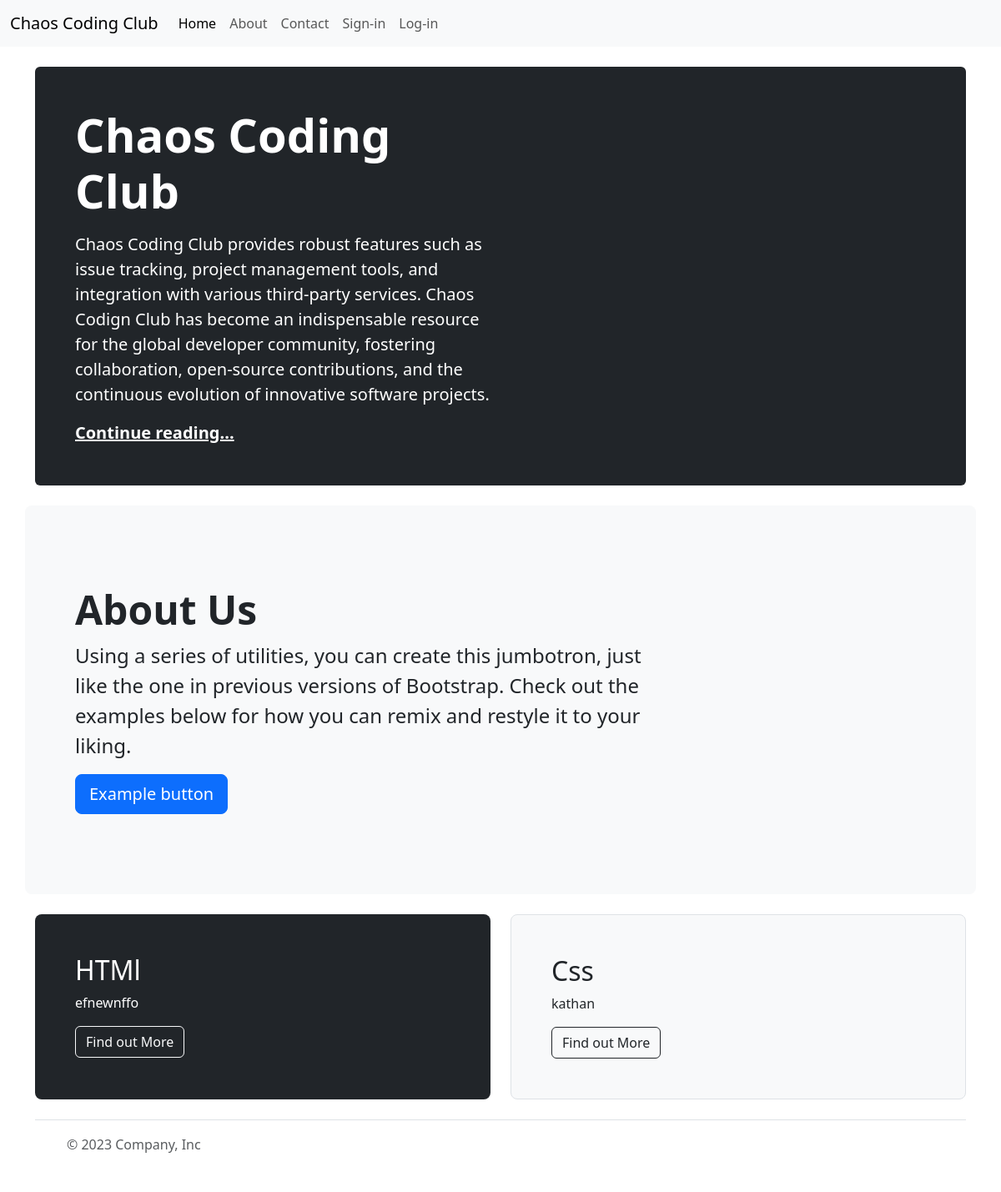
Before: / with the older database file.
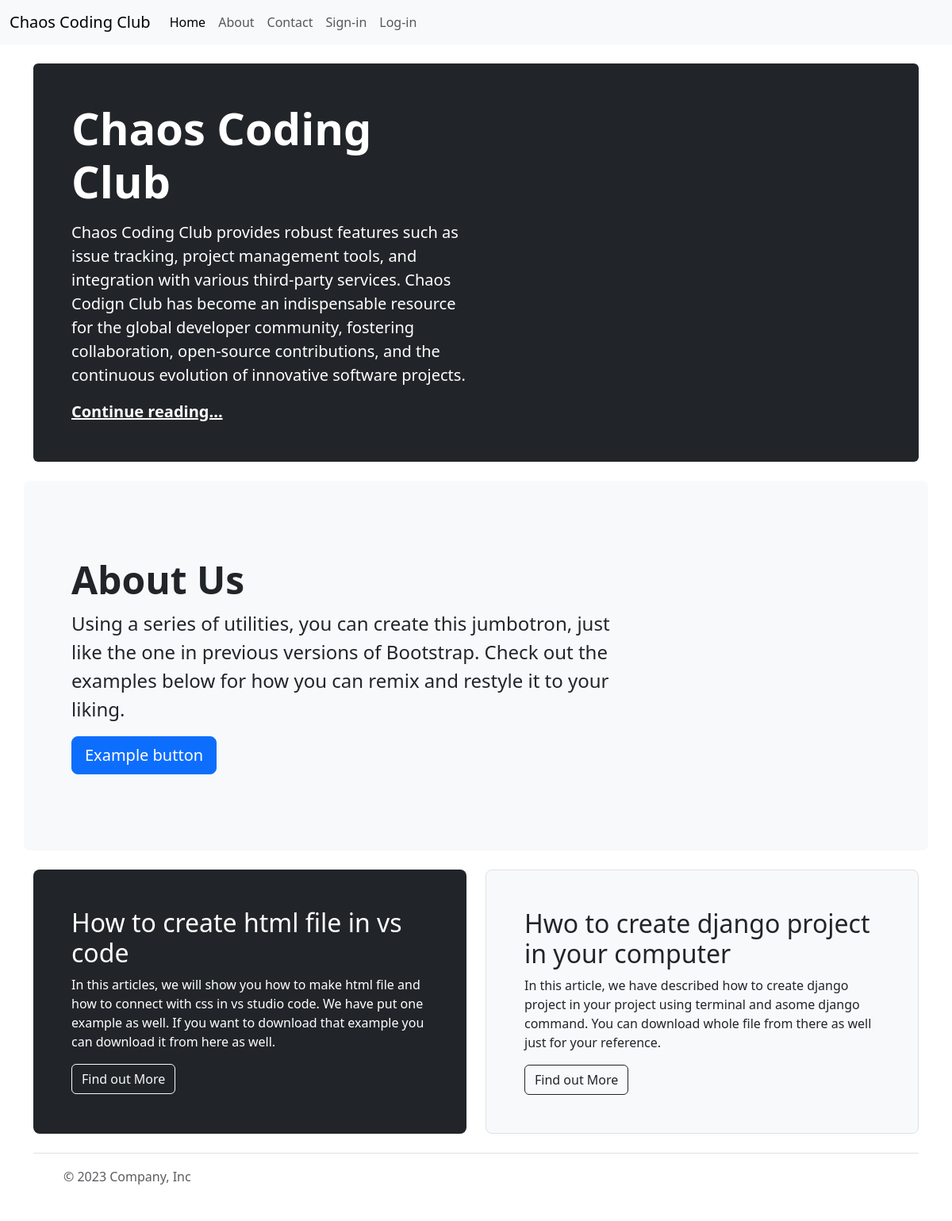
After: the same page with the newer database file.
### Code/models.py (models this page shows, shortened)
class Black(models.Model):
    sno = models.AutoField(primary_key=True)
    title = models.CharField(max_length=255)
    content = models.CharField(max_length=255)
    slug =  models.CharField(max_length=130)
    timestamp = models.DateTimeField(blank=True)

class White(models.Model):
    sno = models.AutoField(primary_key=True)
    title = models.CharField(max_length=255)
    content = models.CharField(max_length=255)
    slug = models.CharField(max_length=135)
    timestamp = models.DateTimeField(blank=True)

### Code/views.py (the view)
# urls.py: path('', views.index, name="index"),
def index(request):
    allWhites = White.objects.all()
    allBlacks = Black.objects.all()
    context = {'allBlacks': allBlacks, 'allWhites': allWhites}
    return render(request, 'index.html', context)

### Code/templates/index.html (shortened to what this page needs)
{% load static %}
<html>
    <head>
        <link href="https://cdn.jsdelivr.net/npm/bootstrap@5.3.2/dist/css/bootstrap.min.css" rel="stylesheet">
  </head>
    </head>
<body>
    <nav class="navbar navbar-expand-lg bg-body-tertiary">
        <div class="container-fluid">
          <a class="navbar-brand" href="#">Chaos Coding Club</a>
          <div class="collapse navbar-collapse" id="navbarNav">
            <ul class="navbar-nav">
              <li class="nav-item">
                <a class="nav-link active" aria-current="page" href="#">Home</a>
              </li>
              <li class="nav-item">
                <a class="nav-link" href="#">About</a>
              </li>
              <li class="nav-item">
                <a class="nav-link" href="#">Contact</a>
              </li>
              <li class="nav-item">
                <a class="nav-link" href="#">Sign-in</a>
              </li>
              <li class="nav-item">
                <a class="nav-link" href="#">Log-in</a>
              </li>
            </ul>
          </div>
        </div>
      </nav>
    <br>
    <main class="container">
        <div class="p-4 p-md-5 mb-4 rounded text-body-emphasis bg-dark">
          <div class="col-lg-6 px-0">
            <h1 class="display-4 fw-bold text-white">Chaos Coding Club</h1>
            <p class="lead my-3 text-white">Chaos Coding Club provides robust features such as issue tracking, project management tools, and integration with various third-party services. Chaos Codign Club has become an indispensable resource for the global developer community, fostering collaboration, open-source contributions, and the continuous evolution of innovative software projects.</p>
            <p class="lead mb-0"><a href="about" class="text-white fw-bold">Continue reading...</a></p>
          </div>
        </div>
    </main>
    <div class="p-5 mb-4 bg-body-tertiary rounded-3 container">
        <div class="container-fluid py-5">
          <h1 class="display-5 fw-bold">About Us</h1>
          <p class="col-md-8 fs-4">Using a series of utilities, you can create this jumbotron, just like the one in previous versions of Bootstrap. Check out the examples below for how you can remix and restyle it to your liking.</p>
          <button class="btn btn-primary btn-lg" type="button">Example button</button>
        </div>
    </div>
<main class="container">
    <div class="row align-items-md-stretch">
        {% for black in allBlacks %}
        <div class="col-md-6">
          <div class="h-100 p-5 text-bg-dark rounded-3">
            <h2>{{black.title}}</h2>
            <p>{{black.content}}</p>
            <a class="btn btn-outline-light" type="submit" href="/">Find out More</a>
          </div>
        </div>
        {% endfor %}
        {% for white in allWhites %}
        <div class="col-md-6">
          <div class="h-100 p-5 bg-body-tertiary border rounded-3">
            <h2>{{white.title}}</h2>
            <p>{{white.content}}</p>
            <a class="btn btn-outline-dark" type="submit" href="/">Find out More</a>
          </div>
        </div>
        {% endfor %}
    </div>
</main>
    <div class="container">
        <footer class="d-flex flex-wrap justify-content-between align-items-center py-3 my-4 border-top">
          <div class="col-md-4 d-flex align-items-center">
            <a href="/" class="mb-3 me-2 mb-md-0 text-body-secondary text-decoration-none lh-1">
              <svg class="bi" width="30" height="24"><use xlink:href="#bootstrap"/></svg>
            </a>
            <span class="mb-3 mb-md-0 text-body-secondary">&copy; 2023 Company, Inc</span>
          </div>
          <ul class="nav col-md-4 justify-content-end list-unstyled d-flex">
            <li class="ms-3"><a class="text-body-secondary" href="#"><svg class="bi" width="24" height="24"><use xlink:href="#twitter"/></svg></a></li>
            <li class="ms-3"><a class="text-body-secondary" href="#"><svg class="bi" width="24" height="24"><use xlink:href="#instagram"/></svg></a></li>
            <li class="ms-3"><a class="text-body-secondary" href="#"><svg class="bi" width="24" height="24"><use xlink:href="#facebook"/></svg></a></li>
          </ul>
        </footer>
    </div>
<br>
</body>
</html>

Changed rows visible on the page:
removed Black: title "HTMl", content "efnewnffo"
removed White: title "Css", content "kathan"
added Black: title "How to create html file in vs code", content "In this articles, we will show you how to make html file and how to connect with css in vs studio code. We have put one example as well. If you want to download that example you can download it from here as well."
added White: title "Hwo to create django project in your computer", content "In this article, we have described how to create django project in your project using terminal and asome django command. You can download whole file from there as well just for your reference."
